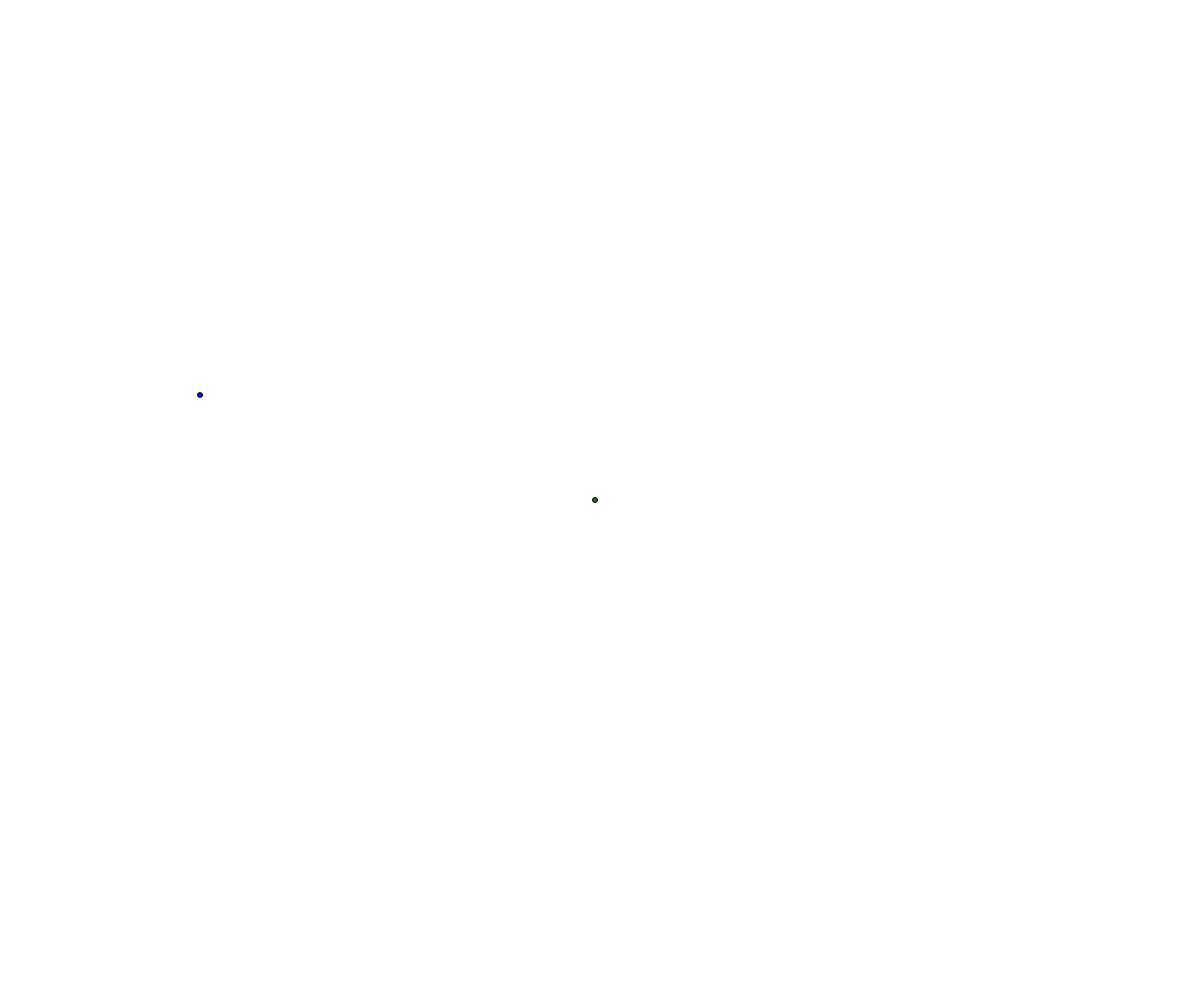
Frame 1 (no input)
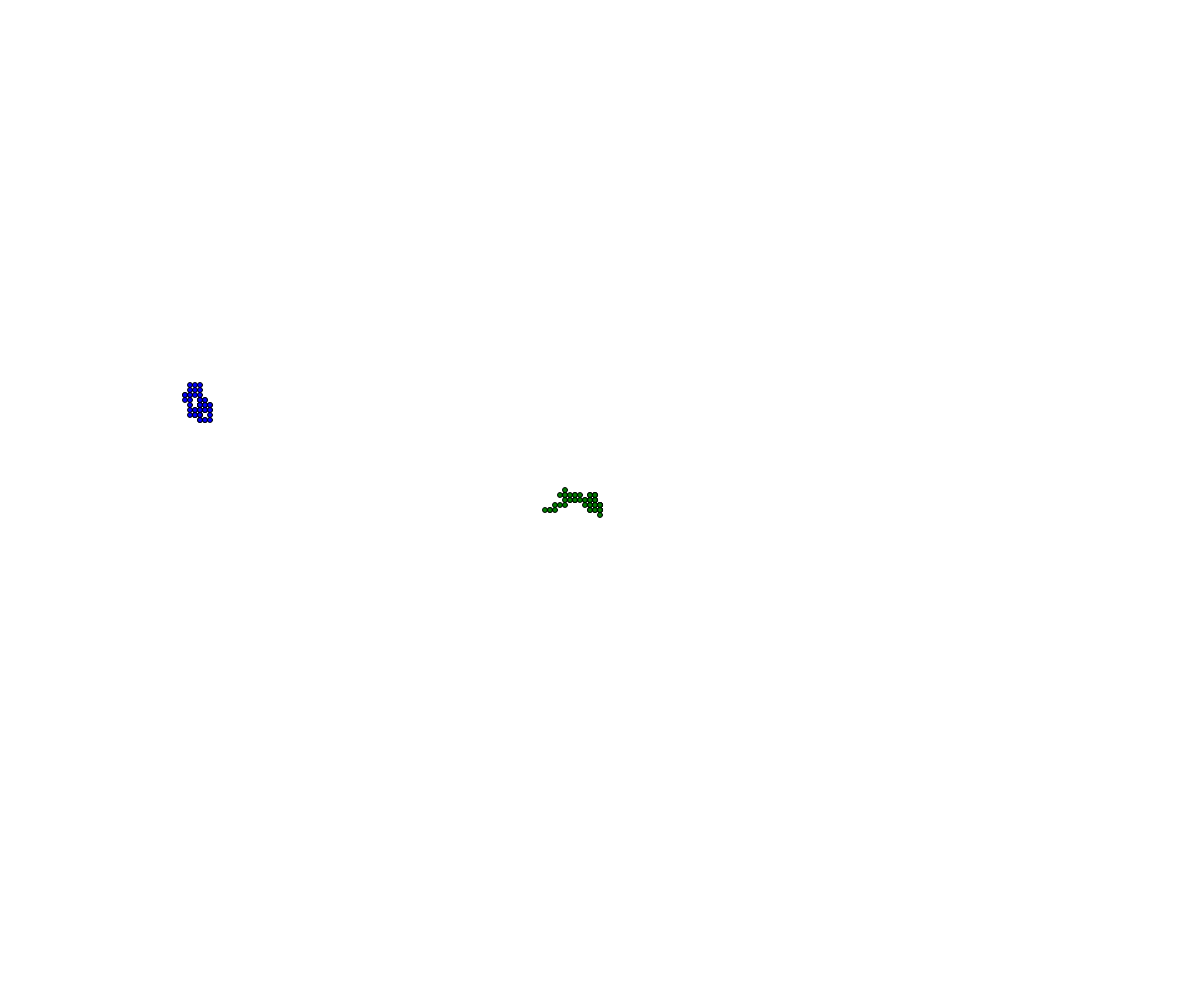
Frame 60 (no input)
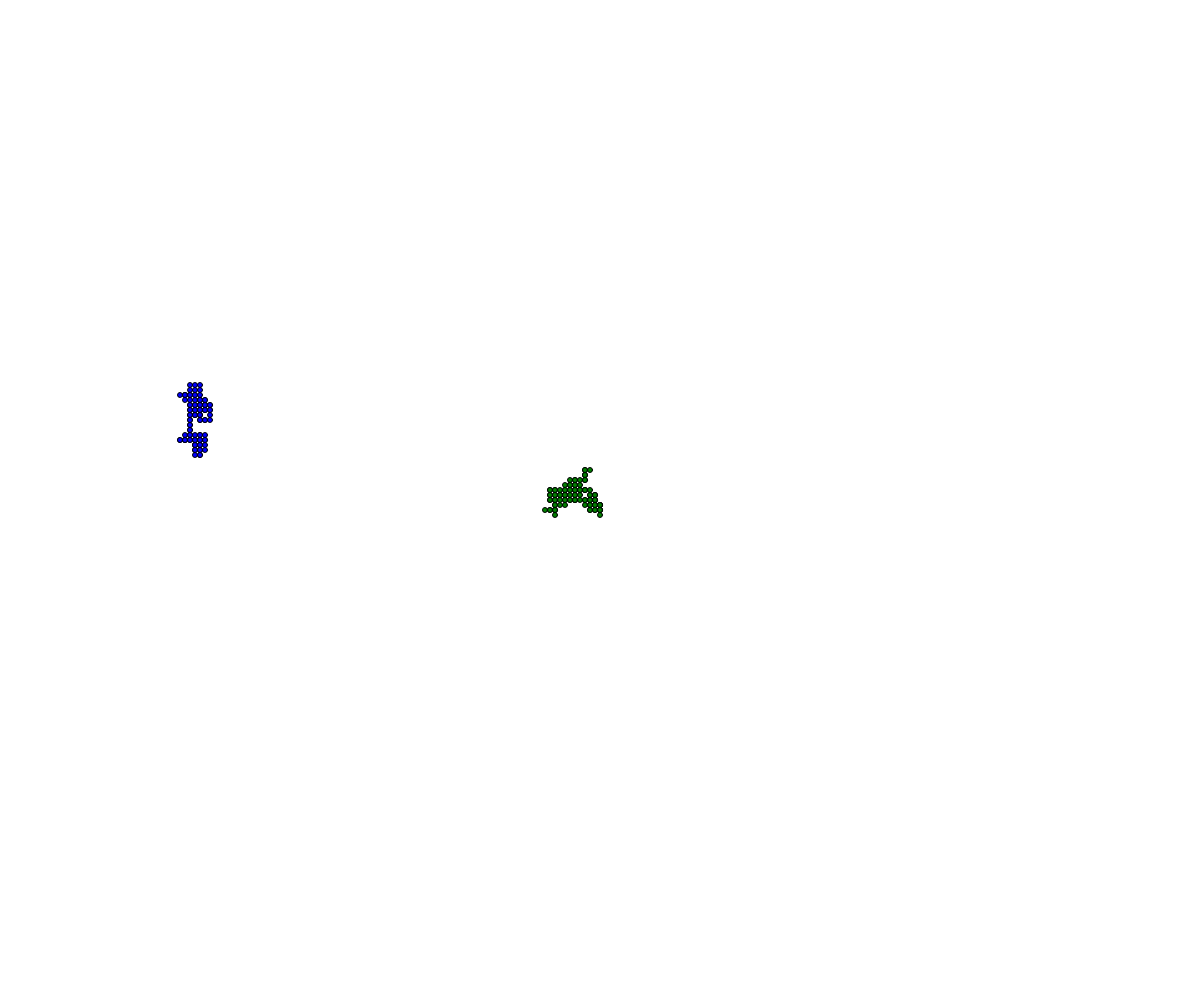
Frame 120 (the mouse pressed at the canvas centre since frame 60)

The p5.js sketch that drew these frames (run headless with seeded random() and noise() and a simulated clock; from frame 60 on, the mouse is pressed at the canvas centre):

// p5.js sketch
// ── sketch.js
// Oop walker demo
// william harris
// monday apr 17 2023

class Walker {
  constructor(x,y,color) {
    this.x = x;
    this.y = y;
    this.color = color;
    this.speed = 5;
    this.size = 5;
  }

  display() {
    fill(this.color);
    noStroke;
    circle(this.x, this.y, this.size);
  }

  move() {
    let choice = random(100);
    if (choice < 25) {
      //up
      this.y -= this.speed;
    }
    else if (choice < 50) {
      //down
      this.y += this.speed;
    }
    else if (choice < 75) {
      //left
      this.x -= this.speed;
    }
    else if (choice < 100) {
      //right
      this.x += this.speed;
    }
  }
}

let kevin;
let wasi;

function setup() {
  createCanvas(windowWidth, windowHeight);
  kevin = new Walker(width/2, height/2, 'green');
  wasi = new Walker(200, 400, 'blue');
}

function draw() {
  kevin.move();
  kevin.display();
  wasi.move();
  wasi.display();
}
